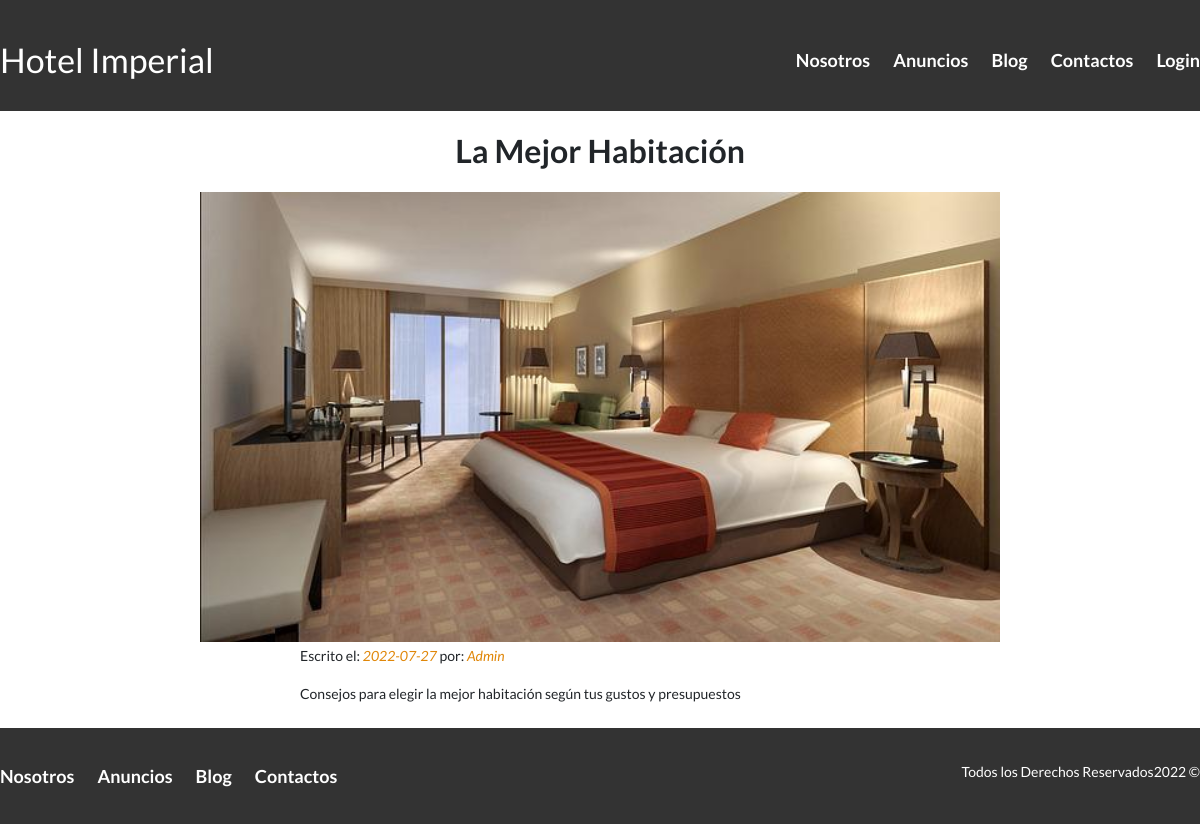
Page /blogentrada/La Mejor Habitación on the committed database.
### Hotel/models.py (models this page shows, shortened)
class Blog (models.Model):
    title = models.CharField(max_length=100, verbose_name="Titulo")
    date = models.DateField(verbose_name="Fecha")
    author = models.CharField(max_length=100, verbose_name="Autor")
    image = models.ImageField(verbose_name="Imagen", upload_to="blog")
    description = models.TextField(verbose_name="Descripcion")
    created = models.DateTimeField(auto_now_add=True, verbose_name="Fecha de Creacion")
    updated = models.DateTimeField(auto_now=True, verbose_name="Fecha de Modificacion")
    class Meta:
        verbose_name = 'Blog'
        verbose_name_plural = 'Blog'
        ordering = ["-created"]

### Hotel/views.py (the view)
# urls.py: path('blogentrada/<titulo>', blogentrada.as_view(), name="blogentrada"),
class blogentrada(TemplateView):
    template_name = 'hotel/Blog-entrada.html'
    def get(selt, request, titulo):
        blog = Blog.objects.filter(title = titulo)
        return render(request, selt.template_name, {'blog': blog})

### Hotel/templates/hotel/Blog-entrada.html (shortened to what this page needs)
{% extends 'core/base.html' %}
{% block header %}site-header{% endblock %}
{% block content %}
{% for blog in blog %}
    <div id="element">
        <h1 class="centrar-texto fw-600">{{blog.title}}</h1>
        <img src="{{blog.image.url}}" alt="Imagen blog" class="centradoimg image">
        <main class="contenedor seccion centrado texto-entrada">
            <p>Escrito el: <em>{{blog.date| date:'Y-m-d'}}</em> por: <em>{{blog.author}}</em></p>
            <p>
                {{blog.description}}
            </p>
        </main>
    </div>
{% endfor %}
{% endblock %}

### core/static/core/Css/Estilos.css (style rules this page uses)
html { box-sizing: border-box; font-size: 62.5%; }
*, *:before, *:after { box-sizing: inherit; }
body { font-family: 'Lato', sans-serif; font-size: 1.6rem; line-height: 2; }
img { max-width: 100%; }
.contenedor { max-width: 120rem; margin: 0 auto; }
h1 { font-size: 3.8rem; }
p { font-size: 1.4rem; }
.fw-600 { font-weight: 600; }
.centrar-texto { text-align: center; }
.centradoimg { display: block; margin-left: auto; margin-right: auto; }
.centrado { display: block; margin-left: 30rem; margin-right: 30rem; }
.texto-entrada em { color: #E08709; }
.image { width: 80rem; height: 45rem; }

### rows in the picture
Blog: title "La Mejor Habitación", image (picture), date "2022-07-27", author "Admin", description "Consejos para elegir la mejor habitación según tus gustos y presupuestos"
